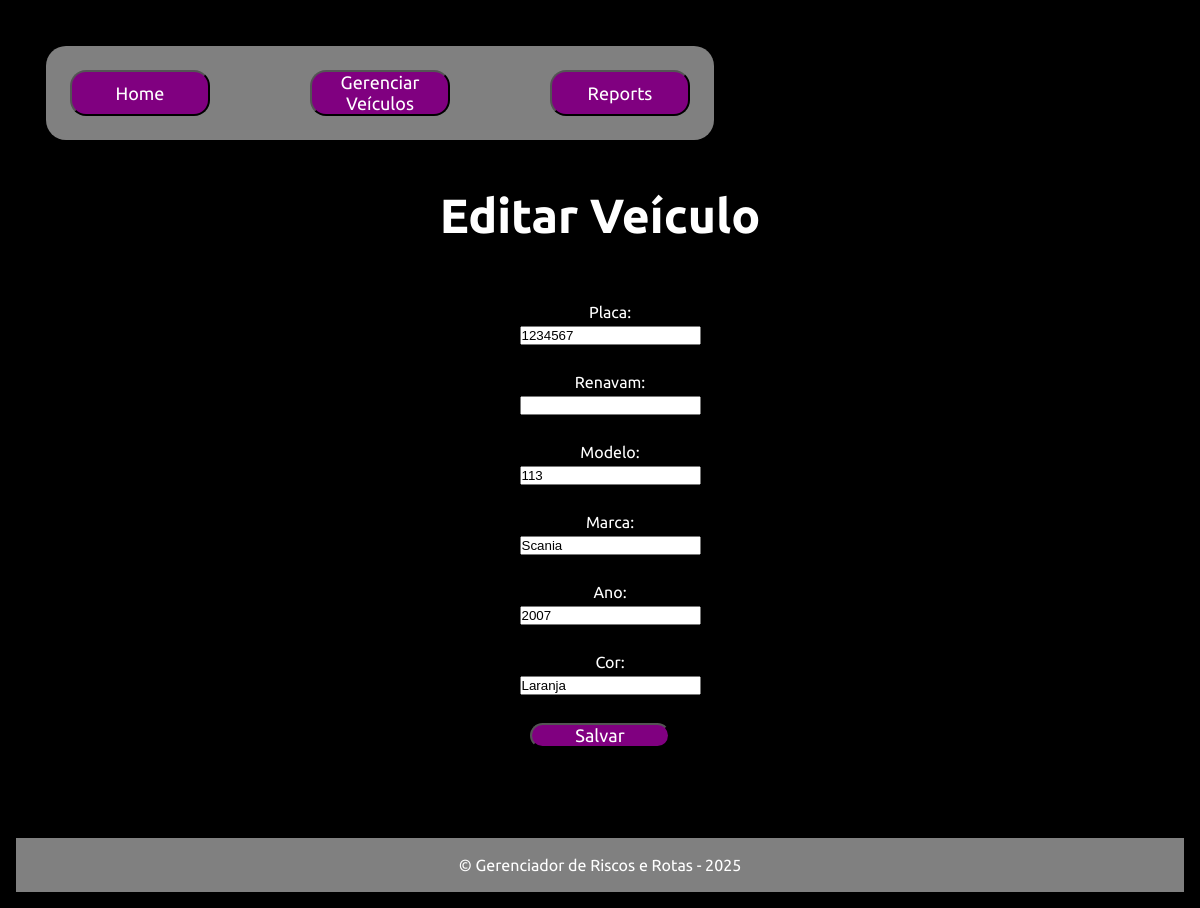
Page /src/editar.php?id=3 on the earlier database version.
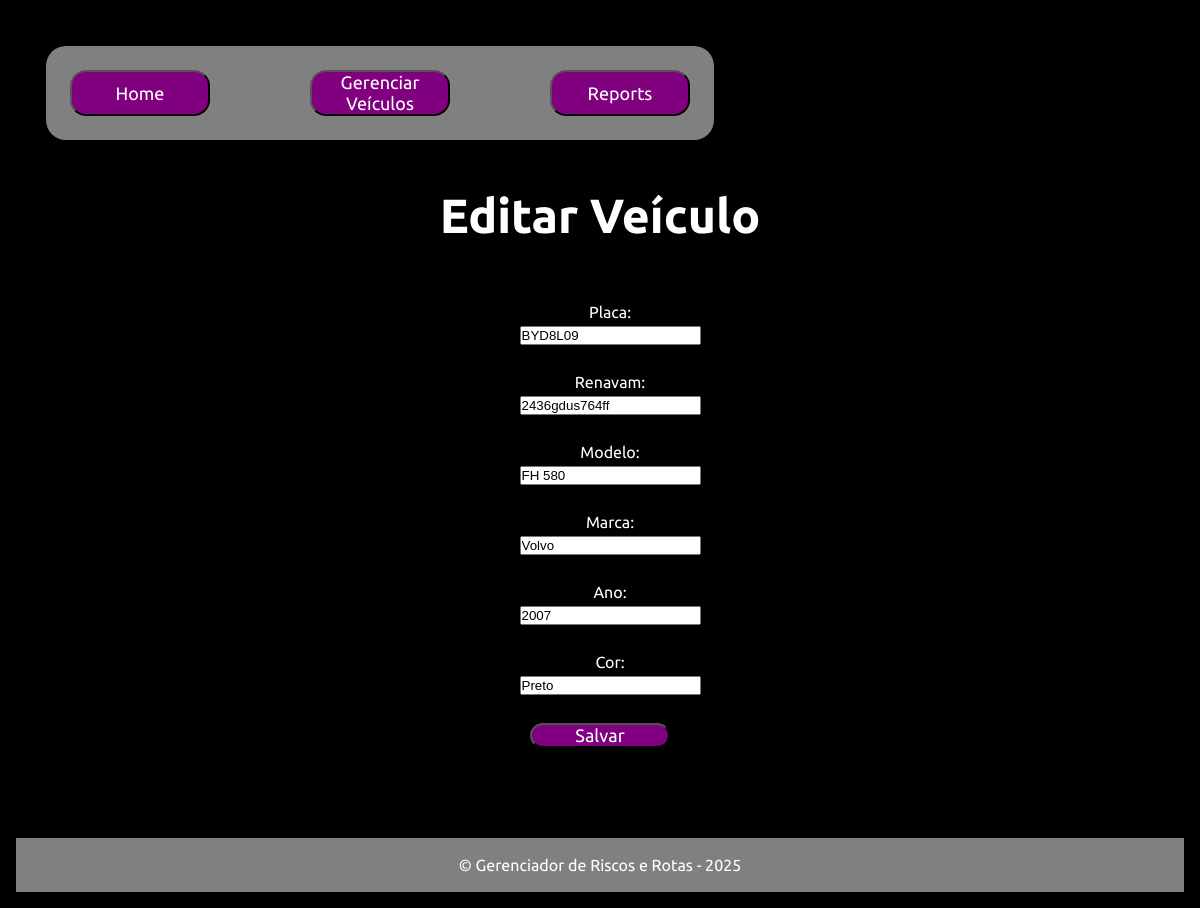
Same page on the later database version.
### tables this page shows
CREATE TABLE veiculos (
        id INTEGER PRIMARY KEY AUTOINCREMENT,
        placa CHAR(7) NOT NULL,
        renavam CHAR(30) DEFAULT NULL,
        modelo CHAR(20) NOT NULL,
        marca CHAR(20) NOT NULL,
        ano INTEGER NOT NULL,
        cor CHAR(20) NOT NULL
    );

### src/editar.php (the view, shortened to what this page needs)
<?php
$db = new PDO('sqlite:db/database.sqlite');
$db->setAttribute(PDO::ATTR_ERRMODE, PDO::ERRMODE_EXCEPTION);
if (isset($_GET['id'])) {
    $id = $_GET['id'];
    $stmt = $db->prepare("SELECT * FROM veiculos WHERE id = ?");
    $stmt->execute([$id]);
    $vehicle = $stmt->fetch(PDO::FETCH_ASSOC);
}
?>
<!DOCTYPE html>
<html lang="pr-br">
<head>
    <link rel="stylesheet" href="/css/style_editar.css">
</head>
<body>
    <header>
        <nav class="navegacao">
            <ul>
                <li>
                    <button onclick="location.href='/index.php'" type="button">
                    Home</button>
                </li>
                <li>
                    <button onclick="location.href='veiculos.php'" type="button">
                    Gerenciar Veículos</button>
                </li>
                <li>
                    <button onclick="location.href='reports.php'" type="button">
                    Reports</button>
                </li>
            </ul>
        </nav>
    </header>
    <br>
    <h1>Editar Veículo</h1>
    <form method="POST">
        <label for="placa">Placa:</label>
        <input type="text" name="placa" id="placa" value="<?= htmlspecialchars($vehicle['placa']) ?>" required>
        <br>
        <label for="renavam">Renavam:</label>
        <input type="text" name="renavam" id="renavam" value="<?= htmlspecialchars($vehicle['renavam']) ?>">
        <br>
        <label for="modelo">Modelo:</label>
        <input type="text" name="modelo" id="modelo" value="<?= htmlspecialchars($vehicle['modelo']) ?>" required>
        <br>
        <label for="marca">Marca:</label>
        <input type="text" name="marca" id="marca" value="<?= htmlspecialchars($vehicle['marca']) ?>" required>
        <br>
        <label for="ano">Ano:</label>
        <input type="number" name="ano" id="ano" value="<?= htmlspecialchars($vehicle['ano']) ?>" required>
        <br>
        <label for="cor">Cor:</label>
        <input type="text" name="cor" id="cor" value="<?= htmlspecialchars($vehicle['cor']) ?>" required>
        <br>
        <button type="submit">Salvar</button>
    </form>
    <br>
    <br>
    <br>
    <br>
    <br>
    <footer class="footer">
        <p>&copy; Gerenciador de Riscos e Rotas - 2025</p>
    </footer>
</body>
</html>

Differences in the rows shown:
changed veiculos: placa "1234567" → "BYD8L09"; renavam (not shown) → "2436gdus764ff"; modelo "113" → "FH 580"; marca "Scania" → "Volvo"; cor "Laranja" → "Preto"
